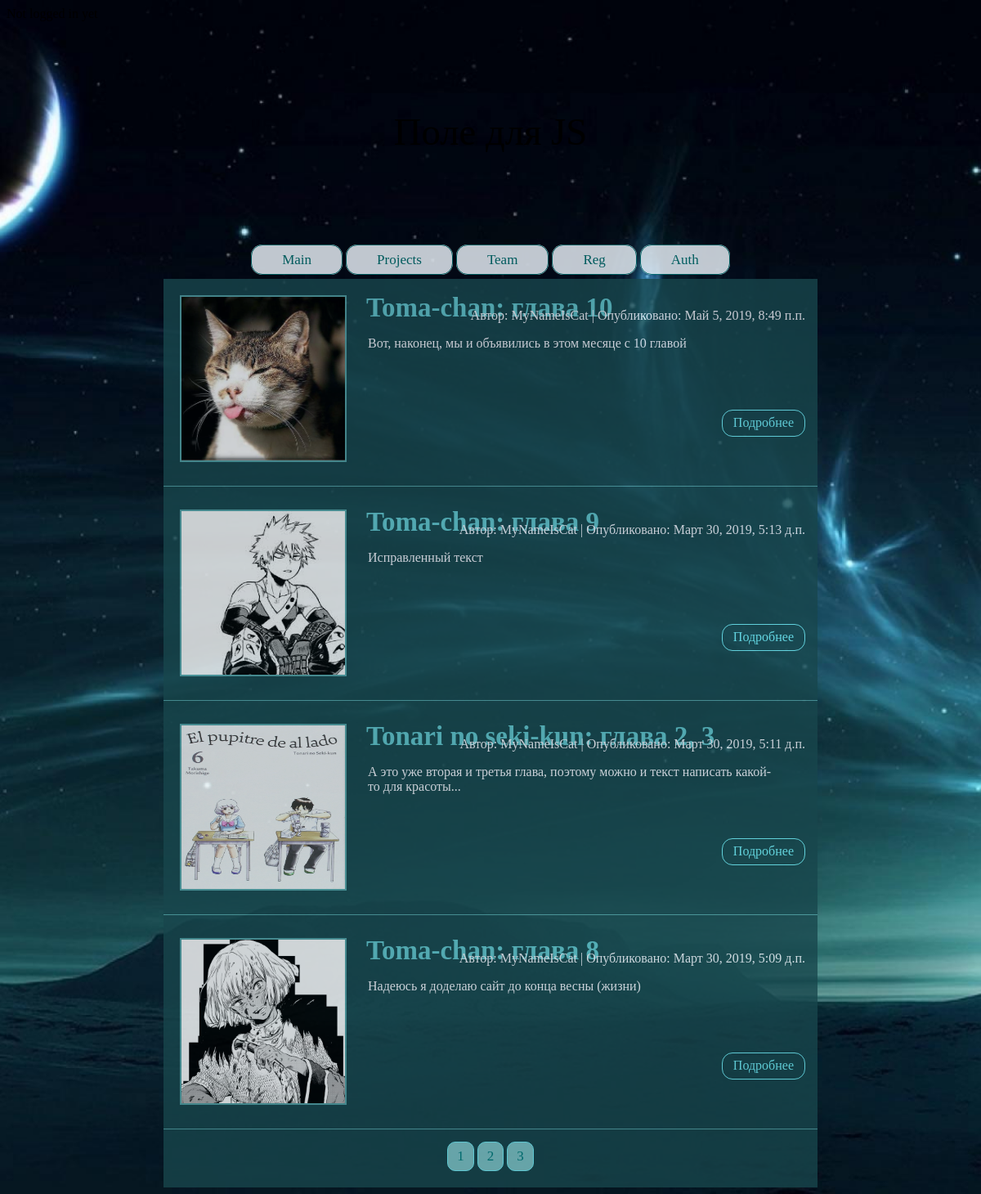
The page / on the database its author committed.
### mainpage/models.py (models this page shows, shortened)
class News(Model):
    user = ForeignKey(User, verbose_name='User', on_delete=CASCADE)
    headline = CharField('Headline', max_length=150)
    text = TextField('Text', max_length=600)
    pub_date = DateTimeField('Date published', auto_now_add=True)
    zip_file = ManyToManyField(File)
    image = ImageField('Image name', upload_to='images')

### users/models.py (models this page shows, shortened)
class Profile(Model):
    user = OneToOneField(User, on_delete=CASCADE, primary_key=True)
    name = CharField(max_length=50)
    to_show = BooleanField(default=False)
    staff_position = CharField(max_length=100, default="")
    image = ImageField('Avatar', upload_to='user_images', null=True)

### mainpage/views.py (the view)
# urls.py: path('', Mainpage.as_view(), name="mainpage"),
class Mainpage(View):
    @staticmethod
    def get(request, page=1):
        news = News.objects.order_by("-id")
        paginator = Paginator(news, 4)
        page_obj = paginator.get_page(page)
        context = {"page_obj": page_obj, "paginator": paginator}
        return render(request, "mainpage/mainpage.html", context)

### mainpage/templates/mainpage/mainpage.html (shortened to what this page needs)
{% extends "base.html" %}
{% block content %}
    <div class="newsblock">
        {% for post in page_obj %}
            <div class="element">
                <a href="news/{{ post.id }}" class="headline">
                    {{ post.headline }}
                </a>
                <div class="main_image"><a href="news/{{ post.id }}">
                    <img src="{{ post.image.url }}" alt="image" class="image" width="200" height="200">
                </a></div>
                <div class="element_right">
                    <div class="main_text">
                        {% if post.text|length <= 150 %}
                            {{ post.text }}
                        {% endif %}
                    </div>
                    <div class="to_info">
                        <a href="news/{{ post.id }}" class="description">Подробнее</a>
                    </div>
                </div>
                <div class="time_and_author">
                    <p>Автор: {{ post.user.profile.name }} | Опубликовано: {{ post.pub_date }}</p>
                </div>
            </div>
            <hr>
        {% endfor %}
    </div>
    <div class="change_page">
        {% for page in paginator.page_range %}
            <a href="{{ page }}" class="btn-class">{{ page }}</a>
        {% endfor %}
    </div>
{% endblock content %}

### static/base.css (style rules this page uses)
body { background: url(/static/main.jpg) no-repeat center center fixed; background-size: cover; }
hr { border: none; background-color: #54a3a7; color: #54a3a7; height: 1px; }
.element { background: #18474d; color: #F8F8FF; padding-top: 20px; min-height: 225px; position: relative; }
.time_and_author { text-align: right; margin-right: 15px; position: absolute; bottom: 2; right: 0; }
.to_info { text-align: right; position: absolute; font-family: Trebuchet MS; bottom: 60px; right: 15px; }
.headline { margin-top: 7px; font-size: 33px; text-decoration: none; color: #63c7cf; font-weight: bold; position: absolute; font-family: Trebuchet MS; top: 10px; left: 248px; }
.main_image { height: 210px; width: 230px; margin-left: 20px; float: left; }
.image { border: solid 2px #54a3a7; }
.element_right { float: left; }
.main_text { margin-right: 20px; margin-top: 50px; width: 500px; height: auto; font-family: Trebuchet MS; }
a.btn-class { display: inline-block; border:1px solid #75f4fe; color: #008080; background-color: #80c8cb; border-radius: 10px 10px 10px 10px; font-family: Trebuchet MS; width: auto; height: auto; font-size: 17px; padding: 7px 11px; text-decoration: none; }
.change_page { text-align: center; padding-bottom: 20px; margin-top: 15px }
a.description { background: #18474d; border-radius: 13px; font-family: Trebuchet MS; color: #75f4fe; padding: 6px 13px 8px 13px; border: solid #75f4fe 1px; text-decoration: none; }

### rows shown on the page
News: headline "Toma-chan: глава 10", image (picture), text "Вот, наконец, мы и объявились в этом месяце c 10 главой", user.profile.name "MyNameIsCat", pub_date "Май 5, 2019, 8:49 п.п."
News: headline "Toma-chan: глава 9", image (picture), text "Исправленный текст", user.profile.name "MyNameIsCat", pub_date "Март 30, 2019, 5:13 д.п."
News: headline "Tonari no seki-kun: глава 2, 3", image (picture), text "А это уже вторая и третья глава, поэтому можно и текст написать какой-то для красоты...", user.profile.name "MyNameIsCat", pub_date "Март 30, 2019, 5:11 д.п."
News: headline "Toma-chan: глава 8", image (picture), text "Надеюсь я доделаю сайт до конца весны (жизни)", user.profile.name "MyNameIsCat", pub_date "Март 30, 2019, 5:09 д.п."

### other values the page prints
{{ page }} "1" "2" "3"
